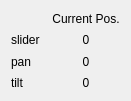
           <widget class="QWidget" name="layoutWidget">
            <property name="geometry">
             <rect>
              <x>370</x>
              <y>50</y>
              <width>131</width>
              <height>101</height>
             </rect>
            </property>
            <layout class="QGridLayout" name="gridLayout">
             <item row="0" column="1">
              <widget class="QLabel" name="currentPoslabel">
               <property name="text">
                <string>Current Pos.</string>
               </property>
               <property name="alignment">
                <set>Qt::AlignCenter</set>
               </property>
              </widget>
             </item>
             <item row="1" column="0">
              <widget class="QLabel" name="currentSliderLabel">
               <property name="text">
                <string>slider</string>
               </property>
              </widget>
             </item>
             <item row="1" column="1">
              <widget class="QLabel" name="sliderCurrentPos">
               <property name="text">
                <string>0</string>
               </property>
               <property name="alignment">
                <set>Qt::AlignCenter</set>
               </property>
              </widget>
             </item>
             <item row="2" column="0">
              <widget class="QLabel" name="currentPanLabel">
               <property name="text">
                <string>pan</string>
               </property>
              </widget>
             </item>
             <item row="2" column="1">
              <widget class="QLabel" name="panCurrentPos">
               <property name="text">
                <string>0</string>
               </property>
               <property name="alignment">
                <set>Qt::AlignCenter</set>
               </property>
              </widget>
             </item>
             <item row="3" column="0">
              <widget class="QLabel" name="currentTiltLabel">
               <property name="text">
                <string>tilt</string>
               </property>
              </widget>
             </item>
             <item row="3" column="1">
              <widget class="QLabel" name="tiltCurrentPos">
               <property name="text">
                <string>0</string>
               </property>
               <property name="alignment">
                <set>Qt::AlignCenter</set>
               </property>
              </widget>
             </item>
            </layout>
           </widget>
